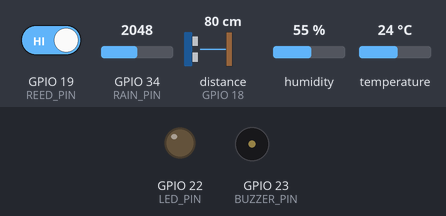
Bench run of a sketch on a simulated ESP32. Parts: output pins drawn as LEDs (lit = HIGH), buzzer (waves = sounding). Inputs (shaded band) come from the test bench; at power-on: GPIO 19 (REED_PIN) HIGH, distance to the obstacle (sensor on GPIO 18) 80 cm, GPIO 34 (RAIN_PIN) = 2048, humidity 55 %, temperature 24 °C. The echo pulse lasts 58.3 µs per cm; WiFi joins after 1.5 s; servers stay silent unless stated; uploads are accepted with an empty reply; pins used as bus, display or sensor lines are not drawn; what the sketch prints to the serial monitor is not drawn.

Above: at 2.7 s.
2.8 s: GPIO 19 (REED_PIN) driven LOW
At 3.8 s:
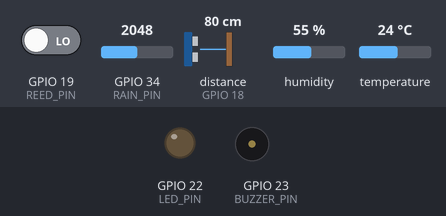
12.0 s: distance to the obstacle (sensor on GPIO 18) set to 50 cm
21.5 s: distance to the obstacle (sensor on GPIO 18) set to 43 cm
At 30.49 s:
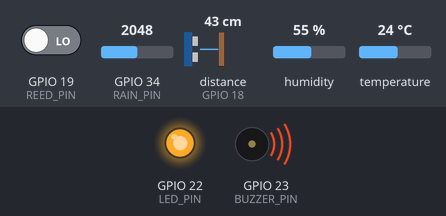
At 31.5 s:
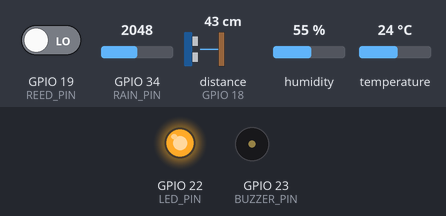
Timing chart, 0 to 42.1 s (numbered marks = the images above; inputs shaded):
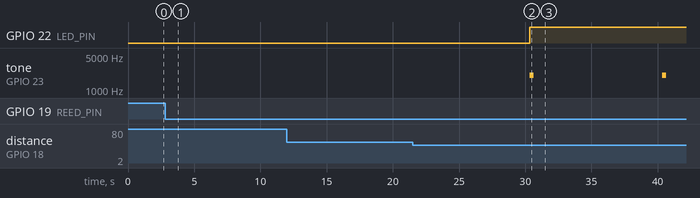

Measured:
- the behaviour switches between 46 and 45 cm on distance to the obstacle (sensor on GPIO 18) (found by bisection; images 1 and 2)
- after the input at 2.8 s, GPIO 22 (LED_PIN): stays LOW (without the input it goes to HIGH after 7.6 s); tone on GPIO 23 (BUZZER_PIN): stays silent (without the input it goes to 2000 Hz after 7.6 s)
- after the input at 12.0 s, every drawn part: stays the same
- after the input at 21.5 s, GPIO 22 (LED_PIN): LOW → HIGH after 8.8 s; tone on GPIO 23 (BUZZER_PIN): alternates 2000 Hz for 0.30 s and silent for 9.7 s, starting after 8.8 s

The sketch:

aquaguard_node.ino
```cpp
/*
  Mumbai AquaGuard - ESP32 monitoring node
  ----------------------------------------
  Measures water depth with an ultrasonic sensor mounted above the road surface,
  watches a manhole cover with a reed switch, reads a rain sensor, and posts a
  JSON reading to the AquaGuard backend over WiFi.

  Wiring (see wiring.md)
    JSN-SR04T / HC-SR04   TRIG -> GPIO 5      ECHO -> GPIO 18 (via divider)
    Reed switch           one leg -> GPIO 19, other leg -> GND  (closed = cover on)
    Rain sensor (analog)  AO -> GPIO 34
    DHT11                 DATA -> GPIO 4
    Buzzer                + -> GPIO 23
    Red LED               + -> GPIO 22 (through 220R)

  Libraries: WiFi, HTTPClient, ArduinoJson (v6), DHT sensor library
*/

#include <WiFi.h>
#include <HTTPClient.h>
#include <ArduinoJson.h>
#include <DHT.h>

// ---------- configuration ----------
const char* WIFI_SSID     = "YOUR_WIFI";
const char* WIFI_PASSWORD = "YOUR_PASSWORD";

const char* SERVER_URL = "http://192.168.1.10:5000/api/readings";  // your laptop's LAN IP
const char* API_KEY    = "aquaguard-device-key-001";               // must match SENSOR_API_KEY
const char* SENSOR_ID  = "S001";

const float SENSOR_HEIGHT_CM = 60.0;   // distance from sensor face to dry road
const int   SEND_INTERVAL_MS = 10000;
const float LOCAL_ALERT_CM   = 15.0;   // buzzer/LED threshold on the node itself

// ---------- pins ----------
#define TRIG_PIN   5
#define ECHO_PIN   18
#define REED_PIN   19
#define RAIN_PIN   34
#define DHT_PIN    4
#define BUZZER_PIN 23
#define LED_PIN    22

DHT dht(DHT_PIN, DHT11);
unsigned long lastSend = 0;

void setup() {
  Serial.begin(115200);
  pinMode(TRIG_PIN, OUTPUT);
  pinMode(ECHO_PIN, INPUT);
  pinMode(REED_PIN, INPUT_PULLUP);
  pinMode(BUZZER_PIN, OUTPUT);
  pinMode(LED_PIN, OUTPUT);
  dht.begin();
  connectWiFi();
}

void loop() {
  if (millis() - lastSend < SEND_INTERVAL_MS) return;
  lastSend = millis();

  float depth = readWaterDepth();
  String cover = readManholeCover();
  float rain = readRainfall();
  float temperature = dht.readTemperature();
  float humidity = dht.readHumidity();

  localWarning(depth, cover);

  Serial.printf("depth=%.1f cm  cover=%s  rain=%.1f mm\n", depth, cover.c_str(), rain);
  postReading(depth, cover, rain, temperature, humidity);
}

void connectWiFi() {
  WiFi.mode(WIFI_STA);
  WiFi.begin(WIFI_SSID, WIFI_PASSWORD);
  Serial.print("Connecting to WiFi");
  while (WiFi.status() != WL_CONNECTED) {
    delay(500);
    Serial.print(".");
  }
  Serial.println("\nConnected: " + WiFi.localIP().toString());
}

/* Median of five pings, converted from distance-to-surface into water depth. */
float readWaterDepth() {
  float samples[5];
  for (int i = 0; i < 5; i++) {
    samples[i] = pingDistanceCm();
    delay(60);
  }
  for (int i = 0; i < 4; i++)
    for (int j = i + 1; j < 5; j++)
      if (samples[j] < samples[i]) { float t = samples[i]; samples[i] = samples[j]; samples[j] = t; }

  float distance = samples[2];
  if (distance <= 0 || distance > SENSOR_HEIGHT_CM + 20) return 0.0;  // out of range
  float depth = SENSOR_HEIGHT_CM - distance;
  return depth < 0 ? 0 : depth;
}

float pingDistanceCm() {
  digitalWrite(TRIG_PIN, LOW);
  delayMicroseconds(2);
  digitalWrite(TRIG_PIN, HIGH);
  delayMicroseconds(10);
  digitalWrite(TRIG_PIN, LOW);
  long duration = pulseIn(ECHO_PIN, HIGH, 30000);  // 30 ms timeout
  if (duration == 0) return -1;
  return duration * 0.0343 / 2.0;
}

/* Reed switch closes against the magnet fitted to the cover. Open circuit = cover moved. */
String readManholeCover() {
  int state = digitalRead(REED_PIN);        // LOW = magnet present = cover closed
  return state == LOW ? "CLOSED" : "OPEN";
}

/* Cheap resistive rain sensors read high when dry; map to a rough mm/h figure. */
float readRainfall() {
  int raw = analogRead(RAIN_PIN);           // 0..4095
  float wetness = (4095.0 - raw) / 4095.0;
  return wetness * 60.0;
}

void localWarning(float depth, String cover) {
  bool danger = depth >= LOCAL_ALERT_CM || cover == "OPEN";
  digitalWrite(LED_PIN, danger ? HIGH : LOW);
  if (danger) {
    tone(BUZZER_PIN, 2000, 300);
  }
}

void postReading(float depth, String cover, float rain, float temperature, float humidity) {
  if (WiFi.status() != WL_CONNECTED) {
    connectWiFi();
    return;
  }

  StaticJsonDocument<256> doc;
  doc["sensorId"] = SENSOR_ID;
  doc["waterDepth"] = depth;
  doc["manholeCover"] = cover;
  doc["rainfall"] = rain;
  if (!isnan(temperature)) doc["temperature"] = temperature;
  if (!isnan(humidity)) doc["humidity"] = humidity;
  doc["batteryLevel"] = 100;
  doc["status"] = "OK";

  String body;
  serializeJson(doc, body);

  HTTPClient http;
  http.begin(SERVER_URL);
  http.addHeader("Content-Type", "application/json");
  http.addHeader("x-api-key", API_KEY);
  int code = http.POST(body);
  Serial.printf("POST -> %d\n", code);
  http.end();
}
```
